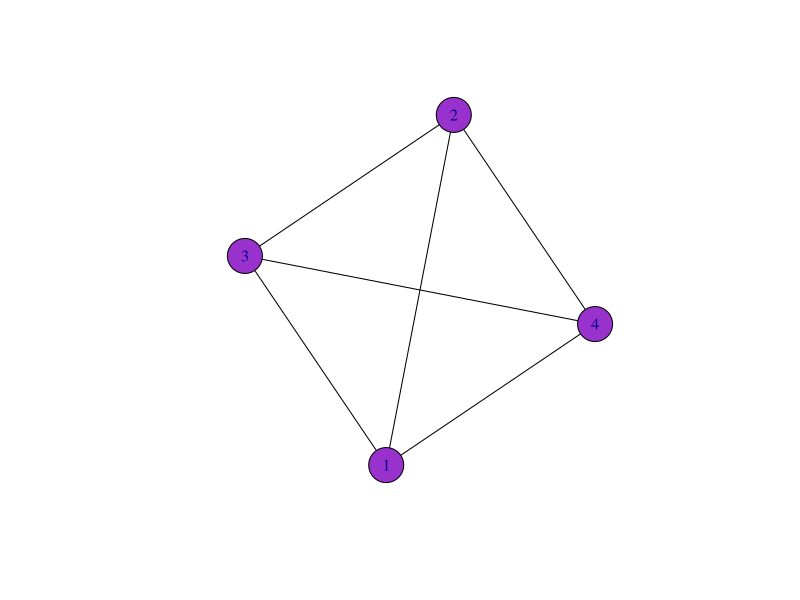
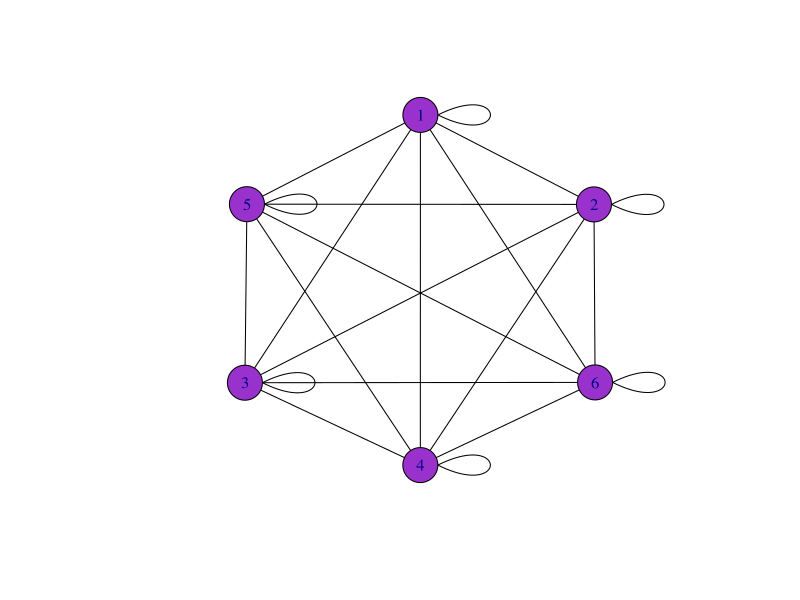
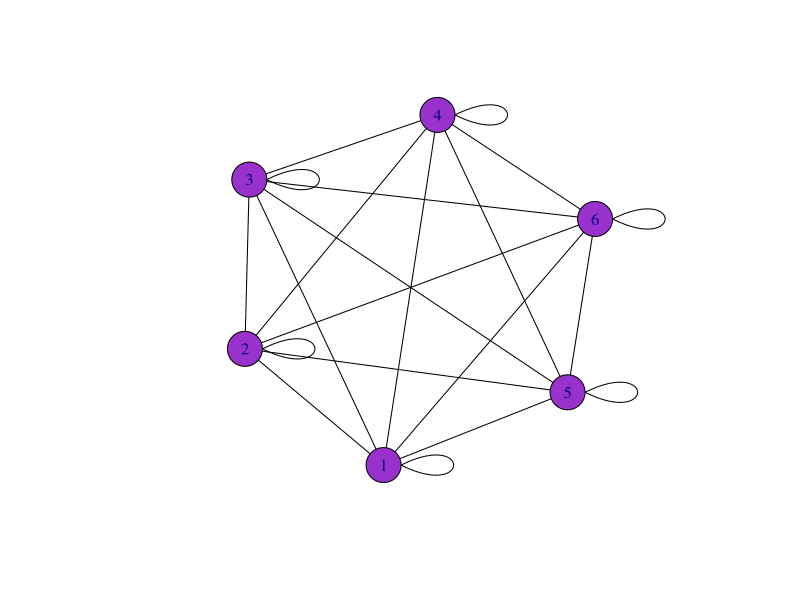
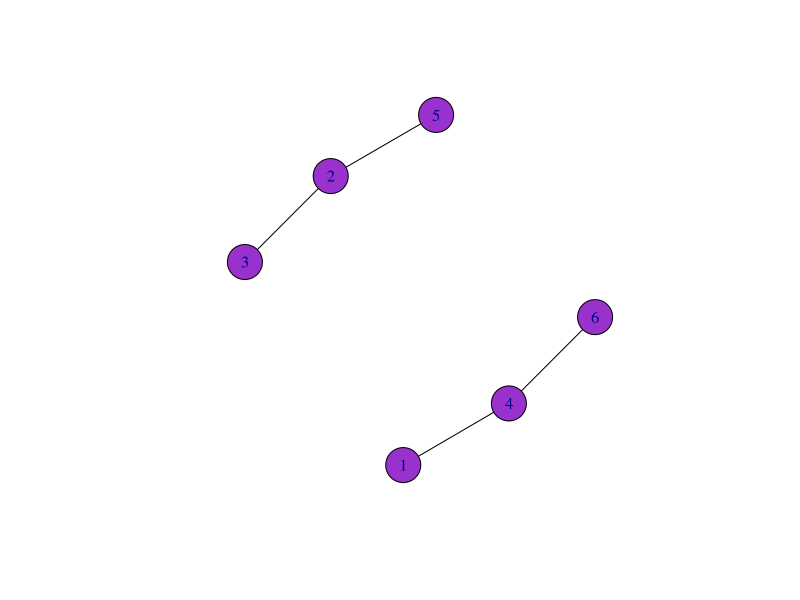
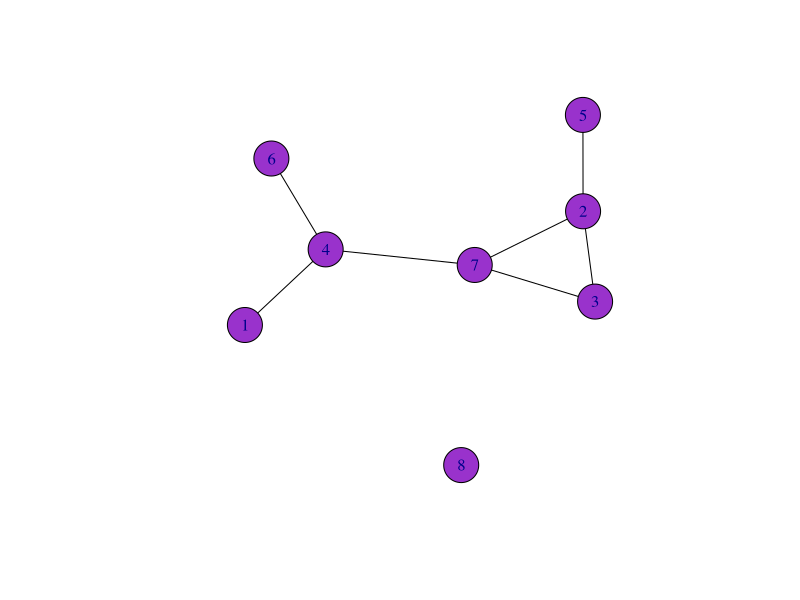
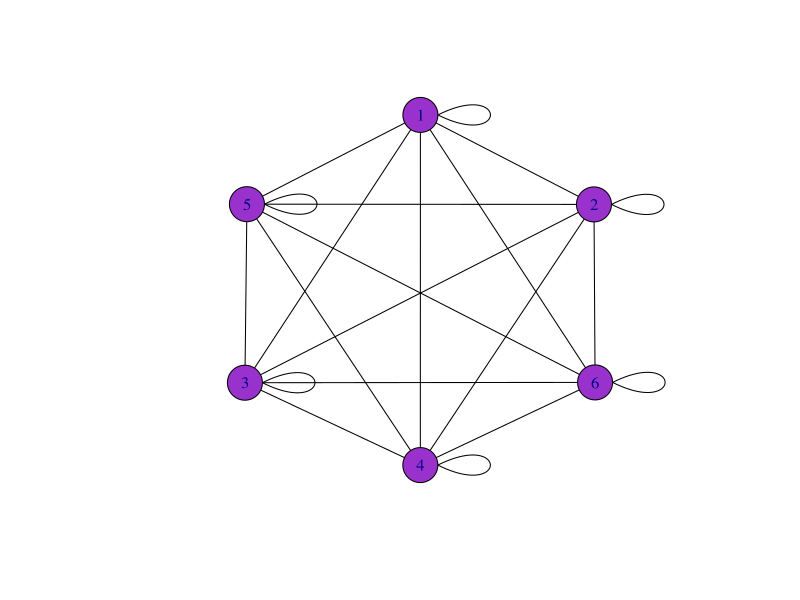
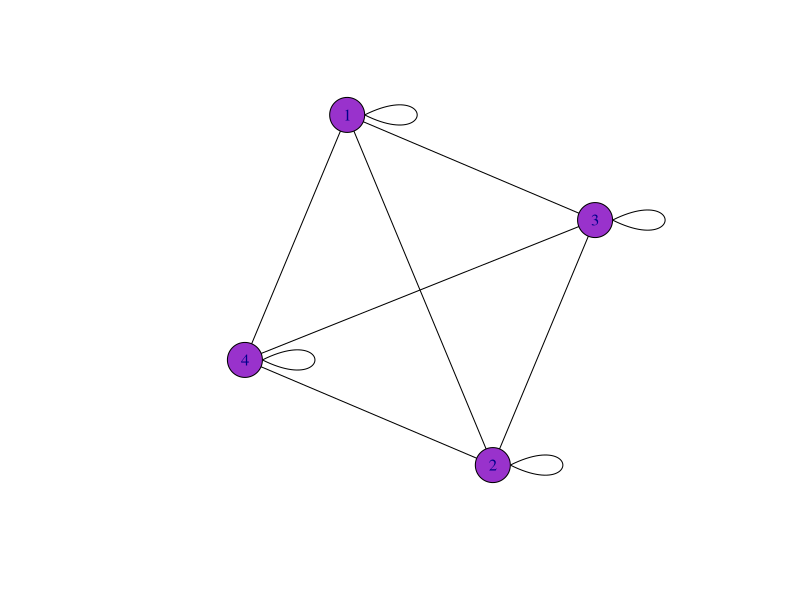
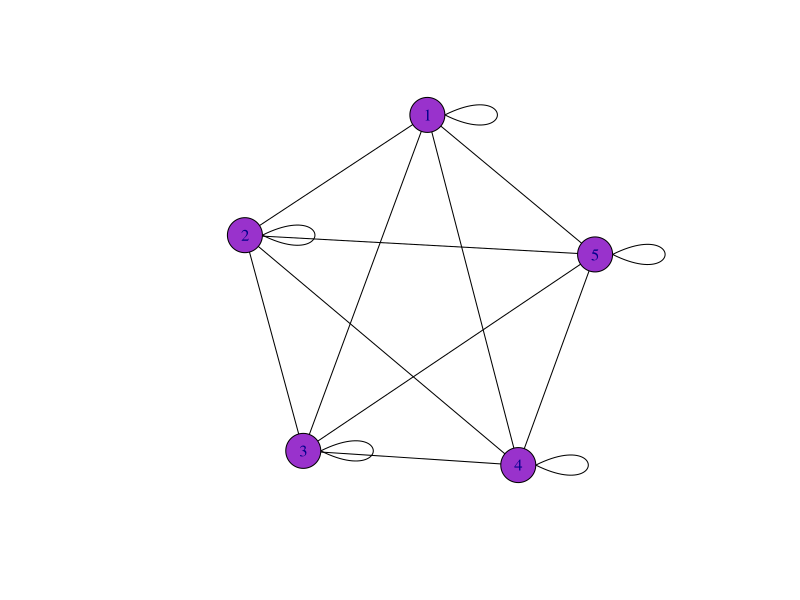

The R script that drew these images, in order:
## ---- chunk 1
#Importar librerias
library(igraph)         # Biblioteca para análisis de redes.
library(tidyverse)      # Colección de bibliotecas para manipulación de datos.
library(viridis)        # Biblioteca con paletas de colores.
## ---- chunk 2
# Generamos una red aleatoria de 4 nodos no dirigida.
# Para poder reproducirla, dado que tiene componentes aleatorios,
# Fijamos la semilla del generador de números pseudoaleatorios.
set.seed(22051996)
g <- sample_gnp(4, 1, directed = FALSE, loops = FALSE)
plot(g,
     vertex.color="darkorchid",  # color de los nodos
     vertex.size=20,             # tamaño de los nodos
     edge.color="black")         # color de las aristas
## ---- chunk 3
V(g) #Calcular nodos
E(g) #Calcular aristas 
## ---- chunk 4
set.seed(22051996)
g <- sample_gnp(6, 1, directed = FALSE, loops = TRUE) #Crea un grafo aleatorio con 6 nodos, no dirigido y con loops
plot(g,
     vertex.color="darkorchid",  # color de los nodos
     vertex.size=20,             # tamaño de los nodos
     edge.color="black")         # color de las aristas
V(g) #Calcular nodos
E(g) #Calcular aristas
## ---- chunk 5
set.seed(22051998)
g <- sample_gnp(6, 1, directed = FALSE, loops = TRUE) #Crea un grafo aleatorio con 6 nodos, no dirigido y con loops
plot(g,
     vertex.color="darkorchid",  # color de los nodos
     vertex.size=20,             # tamaño de los nodos
     edge.color="black")         # color de las aristas
V(g) #Calcular nodos
E(g) #Calcular aristas
## ---- chunk 6
set.seed(22051996)
g <- sample_gnp(6, 0.3, directed = FALSE, loops = FALSE) #Crea un grafo aleatorio con 6 nodos, no dirigido y con loops
plot(g,
     vertex.color="darkorchid",  # color de los nodos
     vertex.size=20,             # tamaño de los nodos
     edge.color="black")         # color de las aristas
## ---- chunk 7
set.seed(22051996)
g <- sample_gnp(8, 0.3, directed = FALSE, loops = FALSE) #Crea un grafo aleatorio con 6 nodos, no dirigido y con loops
plot(g,
     vertex.color="darkorchid",  # color de los nodos
     vertex.size=20,             # tamaño de los nodos
     edge.color="black")         # color de las aristas
#Calculamos los grados de los nodos en g y ordenamos de mayor a menor.

degree(g) %>% sort(decreasing=TRUE)
## ---- chunk 8
degree(g) %>% sort(decreasing=FALSE)
## ---- chunk 9
set.seed(22051996)
g <- sample_gnp(6, 1, directed = FALSE, loops = TRUE) #Crea un grafo aleatorio con 6 nodos, no dirigido y con loops
plot(g,
     vertex.color="darkorchid",  # color de los nodos
     vertex.size=20,             # tamaño de los nodos
     edge.color="black")         # color de las aristas
g2 <- induced_subgraph(g, 1:4) #Induce un subgrafo del grafo en g que no contenga al nodo 5 y 6
plot(g2,
     vertex.color="darkorchid",  # color de los nodos
     vertex.size=20,             # tamaño de los nodos
     edge.color="black")         # color de las aristas
## ---- chunk 10
g3 <- induced_subgraph(g, 1:5) #Induce un subgrafo del grafo en g que no contenga al nodo 6
plot(g3,
     vertex.color="darkorchid",  # color de los nodos
     vertex.size=20,             # tamaño de los nodos
     edge.color="black")         # color de las aristas
## ---- chunk 11
g = make_empty_graph(100) #Creación de un grafo nulo
plot(g,
     vertex.color = "darkorchid")
adj_m = g[] #Matriz de adyacencia
adj_m
## ---- chunk 12
g = make_full_graph(9)
plot(g,
     vertex.color = "darkorchid")
adj_m = g[] #Matriz de adyacencia
adj_m
## ---- chunk 13
r = make_ring(10) #Crea un grafo de ciclo con 10 nodos
plot(r,
     vertex.color = "darkorchid")
degree(r) #comprobamos que es regular
## ---- chunk 14
p = delete.edges(r,1)
plot(p,
     vertex.color = "darkorchid")            
## ---- chunk 15
c = make_graph("Petersen")
plot(c,
     vertex.color = "darkorchid")
degree(r) #comprobamos que es regular
## ---- chunk 16
Aristas = c(1,7,2,6,3,8,2,5,4,6,1,5,2,6)
types = rep(0:1, each=4)
g = make_bipartite_graph(types, Aristas, directed = FALSE)
g = set_vertex_attr(g, "label", value = rep(c('off','low','medium', 'strong'), 2))
LO = matrix(c(1,1,1,2,1,3,1,4,2,1,2,2,2,3,2,4), 
    nrow=8, ncol=2, byrow=TRUE)
plot(g,
     vertex.color = "darkorchid",
     layout = LO)
## ---- chunk 17
g = make_full_bipartite_graph(3, 2, directed = FALSE)
plot(g,
     vertex.color = "darkorchid")
